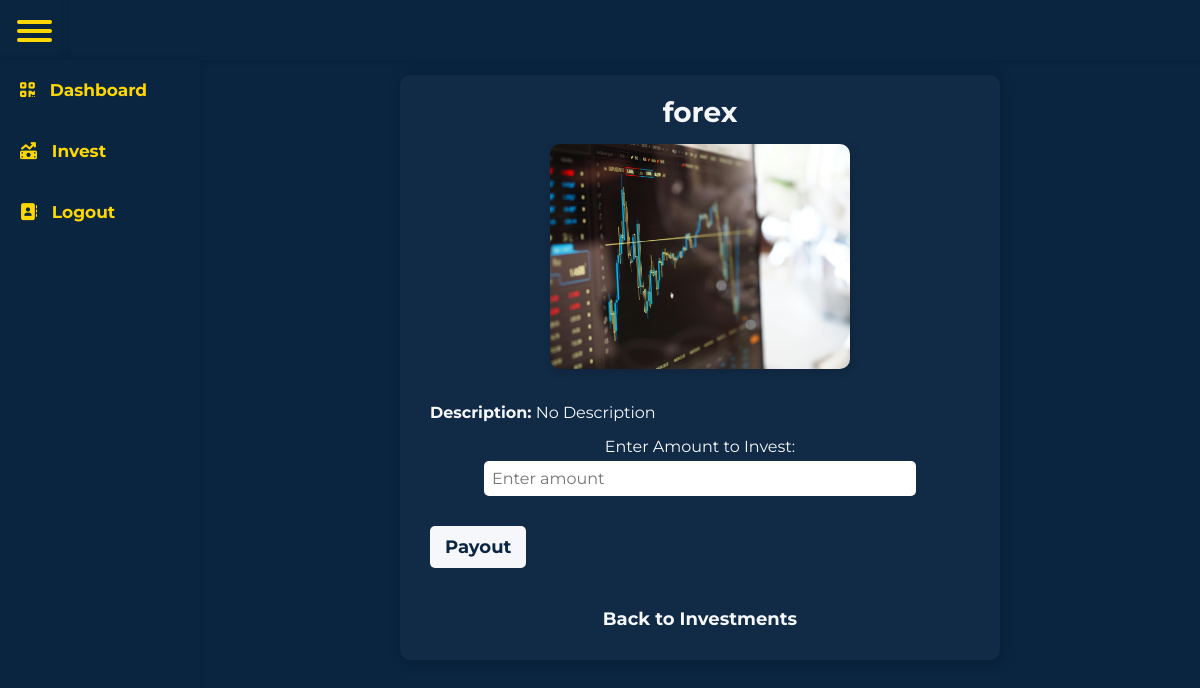
Screenshot of /investment/5/ with the database file from the repository.
### invest/models.py (models this page shows, shortened)
class Investment(models.Model):
    user = models.ForeignKey(User, on_delete=models.CASCADE)
    category = models.ForeignKey(Category, on_delete=models.CASCADE, default=1)
    name = models.CharField(max_length=50)
    amount = models.DecimalField(max_digits=10, decimal_places=2)
    description = models.TextField(default="No Description")
    date = models.DateTimeField(auto_now_add=True)
    image = models.ImageField(upload_to='investments/', default='default.jpg')

### invest/views.py (the view)
# urls.py: path('investment/<int:id>/', views.investment_detail, name='investment_detail'),
def investment_detail(request, id):
    investments = Investment.objects.all()
    investment = get_object_or_404(Investment, id=id)
    return render(request, 'investment_detail.html', {'investment': investment})

### invest/templates/investment_detail.html (shortened to what this page needs)
{% extends 'base.html' %}
{% load static %}
{% block content %}
<div class="container">
    <h1 class="investment-title">{{ investment.name }}</h1>
    <div class="investment-image-container">
        <img src="{{ investment.image.url }}" alt="{{ investment.name }}" class="investment-image">
    </div>
    <div class="investment-details">
        <p><strong>Description:</strong> {{ investment.description }}</p>
        <div class="investment-input-group">
            <label for="amount-{{ investment.id }}">Enter Amount to Invest:</label>
            <input type="number" id="amount-{{ investment.id }}" name="amount" min="1" placeholder="Enter amount">
        </div>
        <button class="btn payout-btn" data-id="{{ investment.id }}">Payout</button>
    </div>
    <a href="{% url 'investments' %}" class="btn btn-secondary back-btn">Back to Investments</a>
</div>
{% endblock %}

### invest/templates/base.html (style rules this page uses)
* { margin : 0; list-style: none; padding: 0; text-decoration: none; box-sizing: border-box; font-family: 'Montserrat', sans-serif; }
body { background: #e1ecf2; }

### invest/templates/investment_detail.html (style rules this page uses)
.container { max-width: 600px; margin: auto; padding: 20px; text-align: center; background-color: #112A45; color: #F5F7FA; border-radius: 10px; box-shadow: 2px 2px 15px rgba(0, 0, 0, 0.2); }
.investment-title { font-size: 28px; font-weight: bold; margin-bottom: 15px; }
.investment-image-container { text-align: center; margin-bottom: 20px; }
.investment-image { width: 300px; border-radius: 10px; box-shadow: 2px 2px 10px rgba(0, 0, 0, 0.15); }
.investment-details { text-align: left; padding: 10px; }
.investment-input-group { margin: 15px 0; display: flex; flex-direction: column; align-items: center; }
.investment-input-group label { font-size: 16px; margin-bottom: 5px; }
.investment-input-group input { padding: 8px; width: 80%; border: none; border-radius: 5px; font-size: 16px; }
.btn { display: inline-block; padding: 10px 15px; margin-top: 15px; font-size: 18px; font-weight: bold; border-radius: 5px; cursor: pointer; transition: background-color 0.3s ease-in-out; }
.payout-btn { background-color: #F5F7FA; color: #0A2540; border: none; }
.back-btn { display: block; margin-top: 20px; background-color: transparent; color: #F5F7FA; text-decoration: none; }

### rows the page displays
Investment: name "forex", image (picture), description "No Description"
